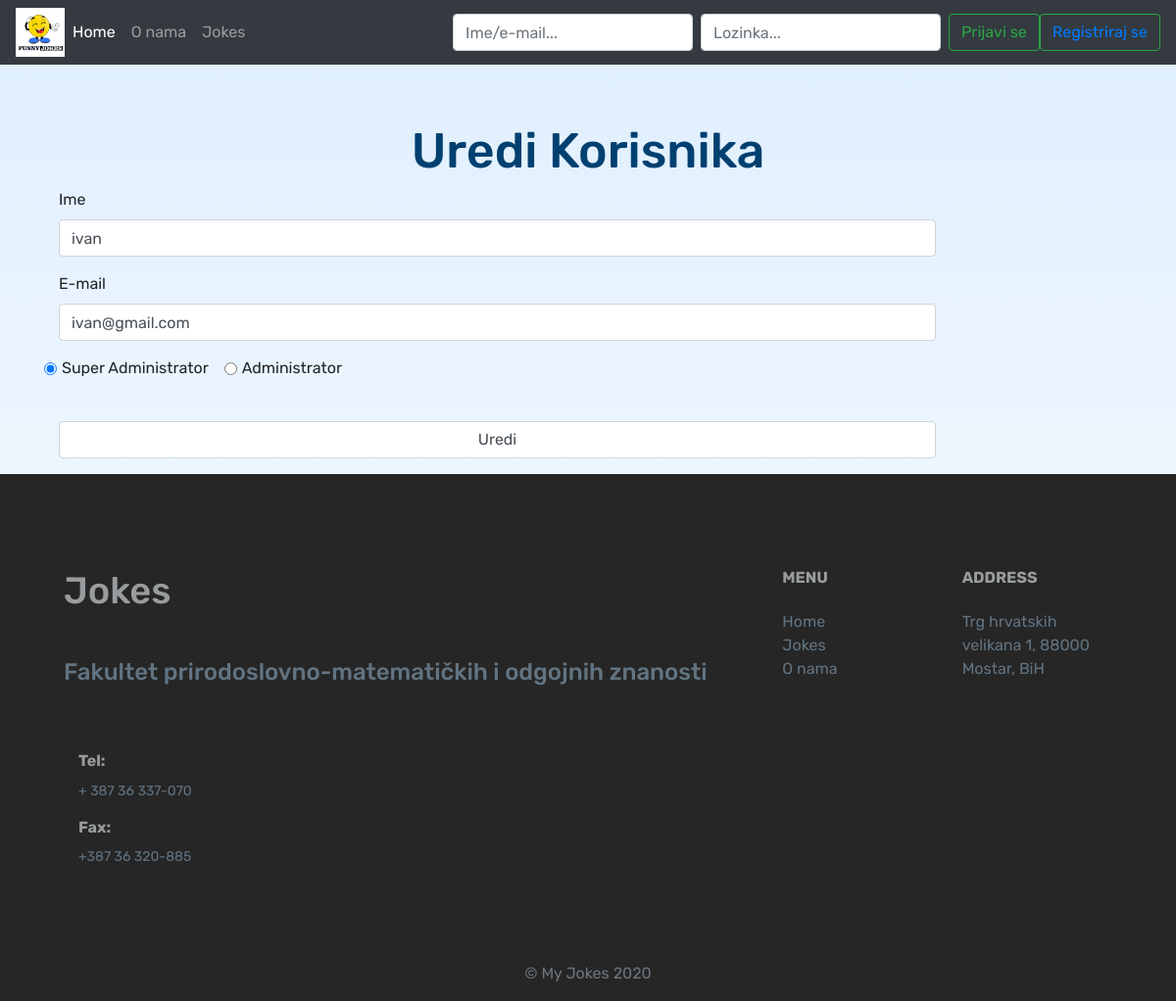
/edit-user.php?id=1, run on the app's committed database.
### tables this page shows
CREATE TABLE IF NOT EXISTS `users` (
  `idUsers` int(11) NOT NULL AUTO_INCREMENT,
  `uidUsers` tinytext NOT NULL,
  `emailUsers` tinytext NOT NULL,
  `pwdUsers` longtext NOT NULL,
  `UserType` int(11) DEFAULT 0,
  PRIMARY KEY (`idUsers`)
);

### edit-user.php (the view, shortened to what this page needs)
<?php
require "header.php";
include  'dbh.inc.php';
$id = $_GET['id'];
?>
<main>
<div class="wrapper-main">
<div class="container">
    <div class="row"  >
        <div class="col-md-12" style="margin-top:100px;">
            <section class ="section-default">
                <h1>Uredi Korisnika</h1>
                <?php
                    $sql = "SELECT * FROM users WHERE idUsers = $id";
                    $result = $conn->query($sql);
                    $row = $result->fetch_assoc();
                    $name = $row['uidUsers'];
                    $email = $row['emailUsers'];
                    $UserType = $row['UserType'];
                ?>
            <form class="form-horizontal" action="edituser.inc.php?id=<?php echo $id ?>" method="post">
                <div class="form-group">
                    <label for="input" class="col-sm-2 control-label">Ime</label>
                    <div class="col-sm-10">
                        <input type="text" class="form-control"  name="uid" placeholder="Ime" value="<?php echo $name; ?>">
                    </div>
                </div>
                <div class="form-group">
                    <label for="input" class="col-sm-2 control-label">E-mail</label>
                    <div class="col-sm-10">
                        <input type="text" class="form-control"  name="mail" placeholder="E-mail" value="<?php echo $email; ?>">
                    </div>
                </div>
               <div class="form-group">
                 <div class="form-check form-check-inline">
                   <input class="form-check-input" type="radio" name="UserType" id="inlineRadio1" value="1" <?php if ($UserType == 1) {
                    echo 'checked';}  ?>>
                   <label class="form-check-label" for="inlineRadio1">Super Administrator</label>
                 </div>
                 <div class="form-check form-check-inline">
                   <input class="form-check-input" type="radio" name="UserType" id="inlineRadio2" value="0" <?php if ($UserType == 0) {
                    echo 'checked';}  ?> >
                   <label class="form-check-label" for="inlineRadio2">Administrator</label>
                 </div>
                </div>
                <div class="form-group"style="margin-top:40px;">
                    <div class="col-sm-offset-2 col-sm-10">
                        <button type="submit" href="jokes.php" class="form-control" class="btn btn-default bg-dark" name="signup-submit">Uredi</button>
                    </div>
                </div>
                </div>
</main>
<?php
require "footer.php";
?>

### header.php (style rules this page uses)
body { background: linear-gradient(0deg, #fff, 50%, #DEEEFE); font-family: 'Rubik', sans-serif; height: 100 !important }
html { width: 100%; height: 100%; font-size: 100%; -webkit-text-size-adjust: 100%; -ms-text-size-adjust: 100%; text-rendering: optimizeLegibility; font-weight: normal; height: 100%; }
h1 { font-size:50px; color:#004070; text-align: center; }

### data on the page
users: uid "ivan", mail "ivan@gmail.com", UserType "☑ Super Administrator", UserType "☐ Administrator"
